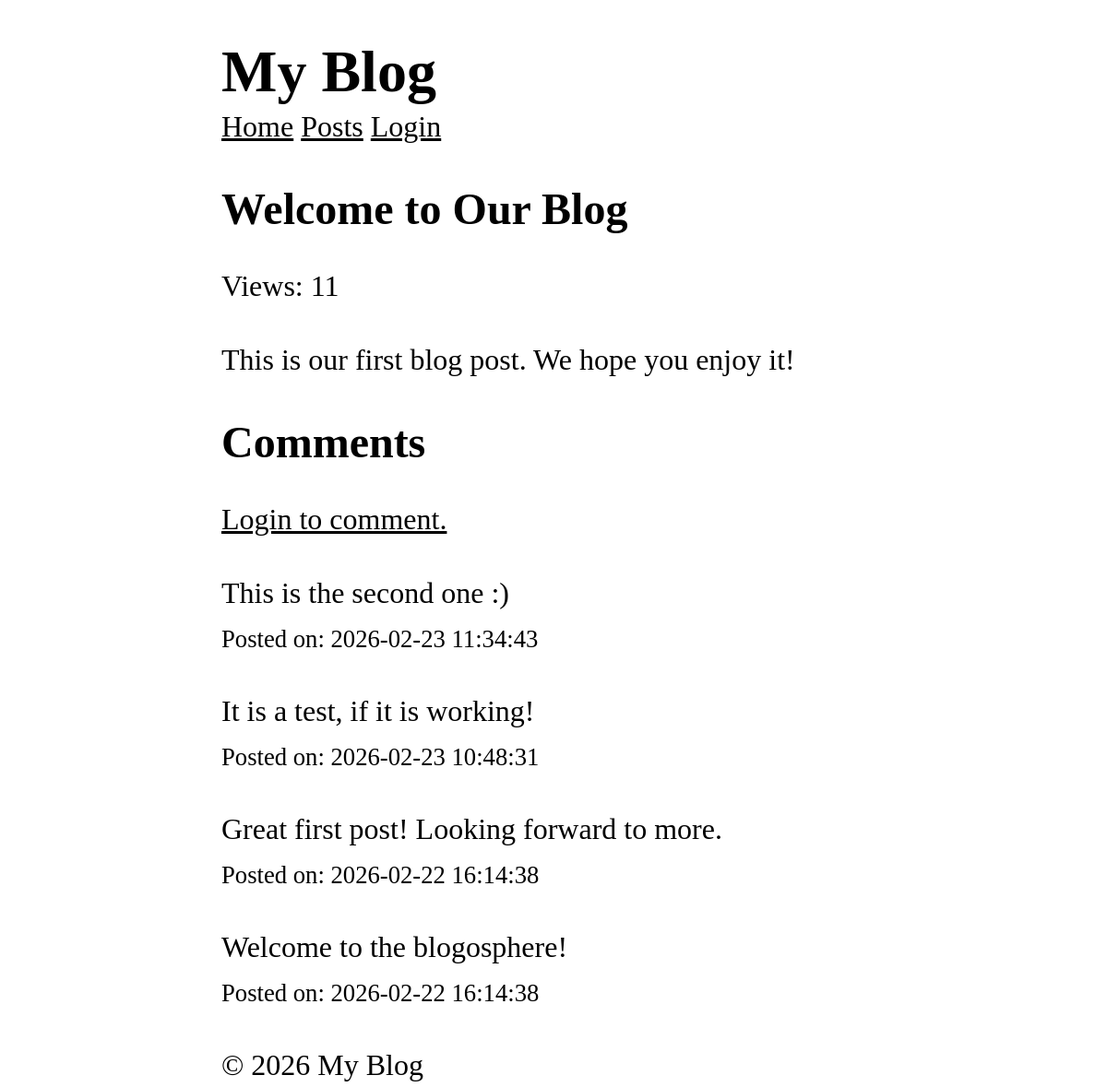
/posts/1, run on the app's committed database.
### tables this page shows
CREATE TABLE posts (
    id INTEGER PRIMARY KEY AUTOINCREMENT,
    title TEXT NOT NULL,
    content TEXT NOT NULL,
    views INTEGER DEFAULT 0,
    user_id INTEGER NOT NULL,
    created_at DATETIME DEFAULT CURRENT_TIMESTAMP,
    FOREIGN KEY (user_id) REFERENCES users (id)
);

CREATE TABLE comments (
    id INTEGER PRIMARY KEY AUTOINCREMENT,
    content TEXT NOT NULL,
    user_id INTEGER NOT NULL,
    post_id INTEGER NOT NULL,
    created_at DATETIME DEFAULT CURRENT_TIMESTAMP,
    FOREIGN KEY (user_id) REFERENCES users (id),
    FOREIGN KEY (post_id) REFERENCES posts (id)
);

### core/App.php (called while the page is built, shortened)
<?php
class App {
    protected static $container = [];
    public static function bind(string $key, mixed $value): void {
        static::$container[$key] = $value;
    }
    public static function get(string $key): mixed {
        return static::$container[$key];
    }
}

### core/Model.php (called while the page is built, shortened)
<?php
abstract class Model {
    protected static string $table;
    public static function find(mixed $id): ?static {
        $db = App::get('database');
        return $db->fetch("SELECT * FROM " . static::$table . " WHERE id = ?", [$id], static::class);
    }
}

### core/Database.php (called while the page is built, shortened)
<?php
class Database {
    protected $pdo;
    public function __construct(array $config) {
        try {
            $dsn = $this->createDsn($config);
            $username = $config['username'] ?? null;
            $password = $config['password'] ?? null;
            $options = $config['options'] ?? null;
            $this->pdo = new PDO($dsn, $username, $password, $options);
            $this->pdo->setAttribute(PDO::ATTR_ERRMODE, PDO::ERRMODE_EXCEPTION);
        } catch (PDOException $e) {
            throw new Exception("Could not connect to the database");
        }
    }
    protected function createDsn(array $config): string {
        $driver = $config['driver'];
        $dbname = $config['dbname'];
        return match($driver) {
            'sqlite' => "sqlite:$dbname",
            default => throw new Exception("Unsupported database driver: $driver")
        };
    }
    public function query(string $sql, array $params = []): PDOStatement {
        $stmt = $this->pdo->prepare($sql);
        $stmt->execute($params);
        return $stmt;
    }
    public function fetchAll(string $sql, array $params = [], ?string $className = null): array {
        $stmt = $this->query($sql, $params);
        return $className
            ? $stmt->fetchAll(PDO::FETCH_CLASS, $className)
            : $stmt->fetchAll(PDO::FETCH_ASSOC);
    }
    public function fetch(string $sql, array $params = [], ?string $className = null): mixed {
        $stmt = $this->query($sql, $params);
        $stmt->setFetchMode(
            $className ? PDO::FETCH_CLASS : PDO::FETCH_ASSOC, $className
        );
        return $stmt->fetch();
    }
}

### app/Controllers/PostController.php (called while the page is built, shortened)
<?php
class PostController {
    public function show($id) {
        $post = Post::find($id);
        $comments = Comment::forPost($id);
        Post::incrementViews($id);
        return View::render(
            template: 'post/show',
            layout: 'layouts/main',
            data: ['post' => $post, 'comments' => $comments]
        );
    }
}

### app/Middlewares/CSRF.php (called while the page is built, shortened)
<?php
class CSRF implements Middleware {
  public function handle(callable $next) {
    return $next();
    }
}

### app/Middlewares/View.php (called while the page is built, shortened)
<?php
class View implements Middleware {
    public function handle(callable $next) {
        return $next();
    }
}

### app/Models/Comment.php (called while the page is built, shortened)
<?php
class Comment extends Model {
    public static function forPost($postId): array {
        $db = App::get('database');
        return $db->fetchAll(
            "SELECT * FROM comments WHERE post_id = ? ORDER BY created_at DESC",
            [$postId],
            static::class
        );
    }
}

### public/index.php (called while the page is built, shortened)
<?php
$router = new Router();
$uri = parse_url($_SERVER['REQUEST_URI'], PHP_URL_PATH);
$method = $_SERVER['REQUEST_METHOD'];
$router->dispatch($uri, $method);

### app/Models/Post.php (called while the page is built, shortened)
<?php
class Post extends Model {
    public static function incrementViews($id): void {
        $db = App::get('database');
        $db->query(
            "UPDATE posts SET views = views + 1 WHERE id = ?",
            [$id]
        );
    }
}

### core/View.php (called while the page is built, shortened)
<?php
class View {
    protected static $globals = [];
    public static function share(string $key, mixed $value): void {
        static::$globals[$key] = $value;
    }
    public static function render(string $template, array $data = [], ?string $layout = null): string {
        $data = [...static::$globals, ...$data];
        $content = static::renderTemplate(
            $template,
            $data
        );
        return static::renderLayout($layout, $data, $content);
    }
    protected static function renderTemplate(string $template, array $data): string {
        extract($data);
        $path = dirname(__DIR__). "/app/Views/$template.php";
        require $path;
        return ob_get_clean();
    }
    protected static function renderLayout(?string $template, array $data, string $content): string {
        extract([...$data, 'content' => $content]);
        $path = dirname(__DIR__). "/app/Views/$template.php";
        require $path;
        return ob_get_clean();
    }
}

### app/Views/post/show.php (the view)
<article>
    <h1><?= htmlspecialchars($post->title) ?></h1>
    <p>Views: <?= $post->views ?></p>
    <p>
        <?=  nl2br(htmlspecialchars($post->content)) ?>
    </p>
</article>
<section>
    <h2 id="comments">Comments</h2>
    <?php if($user): ?>
        <form action="/posts/<?=  $post->id ?>/comments" method="POST">
            <?= csrf_token() ?>
            <textarea name="content" required rows="3"></textarea>
            <button type="submit">Add Comment</button>
        </form>
    <?php else: ?>
        <p>
            <a href="/login">Login to comment.</a>
        </p>
    <?php endif ?>
    <?php foreach($comments as $comment): ?>
        <div>
            <p>
             <?=  nl2br(htmlspecialchars($comment->content)) ?>
            </p>
            <small>Posted on: <?=  $comment->created_at ?></small>
        </div>
    <?php endforeach; ?>
</section>

### core/Router.php (shortened to what this page needs)
<?php
class Router {
    protected array $routes = [];
    protected array $globalMiddleware = [];
    protected array $routeMiddleware = [];
    public function add(string $method, string $uri, string $controller, array $middlewares = []):void {
        $this->routes[] = [
            'method' => strtoupper($method),
            'uri' => $uri,
            'controller' => $controller,
            'middlewares' => $middlewares
        ];
    }
    public function addGlobalMiddleware(string $middleware) {
        $this->globalMiddleware[] = $middleware;
    }
    public function addRouteMiddleware(string $name, string $middleware) {
        $this->routeMiddleware[$name] = $middleware;
    }
    public function dispatch(string $uri, string $method): void {
        $uri = parse_url($uri, PHP_URL_PATH) ?? '/';
        $method = strtoupper($method);
        $route = $this->findRoute($uri, $method);
        $routeMiddlewares = $route['middlewares'] ?? [];
        $middlewares = [
            ...$this->globalMiddleware,
            ...array_map(
                fn($name) => $this->routeMiddleware[$name],
                $routeMiddlewares
            )
        ];
        $this->runMiddleware(
            $middlewares,
            function () use ($route): void{
                [$controller, $action] = explode('@', $route['controller']);
                echo $this->callAction($controller, $action, $route['params']);
            }
        );
    }
    protected function runMiddleware(array $middlewares, callable $target): mixed {
        $next = $target;
        foreach(array_reverse($middlewares) as $middleware) {
            $next = function() use ($middleware, $next) {
                error_log("Middleware: running $middleware");
                return (new $middleware)->handle($next);
            };
        }
        return $next();
    }
    protected function findRoute(string $uri, string $method): ?array {
        foreach($this->routes as $route) {
            $params = $this->matchRoute($route['uri'], $uri);
            if($params !== null && $route['method'] === $method) {
                return [...$route, 'params' => $params];
            }
        }
        return null;
    }
    protected function matchRoute(string $routeUri, string $requestUri): ?array {
        $routeSegments = array_values(array_filter(explode('/', trim($routeUri, '/'))));
        $requestSegments = array_values(array_filter(explode('/', trim($requestUri, '/'))));
        if(count($routeSegments) !== count($requestSegments)) {
            return null;
        }
        $params = [];
        foreach($routeSegments as $index => $routeSegment) {
            if(str_starts_with($routeSegment, '{') && str_ends_with($routeSegment, '}')) {
                $params[trim($routeSegment, '{}')] = $requestSegments[$index];
            } elseif($routeSegment !== $requestSegments[$index]) {
                return null;
            }
        }
        return $params;
    }
    protected function callAction(string $controller, string $action, array $params): mixed {
        $controllerClass = "App\\Controllers\\$controller";
        return (new $controllerClass)->$action(...$params);
    }
}

### app/Views/layouts/main.php (shortened to what this page needs)
<!DOCTYPE html>
<html lang="en">
<head>
    <link rel="stylesheet" href="/style.css"/>
</head>
<body>
    <header>
        <h1>My Blog</h1>
    </header>
    <nav>
        <a href="/">Home</a>
        <a href="/posts">Posts</a>
        <?php if($user): ?>
            <a href="/admin/dashboard">Admin</a>
            <form action="/logout" method="POST">
                <?= csrf_token() ?>
                <button>Logout (<?= $user->email ?>)</button>
            </form>
            <?php else: ?>
            <a href="/login">Login</a>
        <?php endif ?>
    </nav>
    <main>
        <?= $content ?>
    </main>
    <footer>
        <p>&copy; <?=date('Y')?> My Blog</p>
    </footer>
</body>
</html>

### public/style.css (style rules this page uses)
*, *::before, *::after { box-sizing: border-box; }
html { -moz-text-size-adjust: none; -webkit-text-size-adjust: none; text-size-adjust: none; }
body, h1, h2, h3, h4, p, figure, blockquote, dl, dd { margin-block-end: 0; }
body { min-height: 100vh; line-height: 1.5; max-width: 60%; margin-left: auto; margin-right: auto; font-size: 2em; font-family: Cambria, Cochin, Georgia, Times, 'Times New Roman', serif; }
h1, h2, h3, h4, button, input, label { line-height: 1.1; }
h1, h2, h3, h4 { text-wrap: balance; }
a:not([class]) { text-decoration-skip-ink: auto; color: currentColor; }

### data on the page
posts: title "Welcome to Our Blog", views "11", content "This is our first blog post. We hope you enjoy it!"
comments: content "This is the second one :)", created_at "2026-02-23 11:34:43"
comments: content "It is a test, if it is working!", created_at "2026-02-23 10:48:31"
comments: content "Great first post! Looking forward to more.", created_at "2026-02-22 16:14:38"
comments: content "Welcome to the blogosphere!", created_at "2026-02-22 16:14:38"
